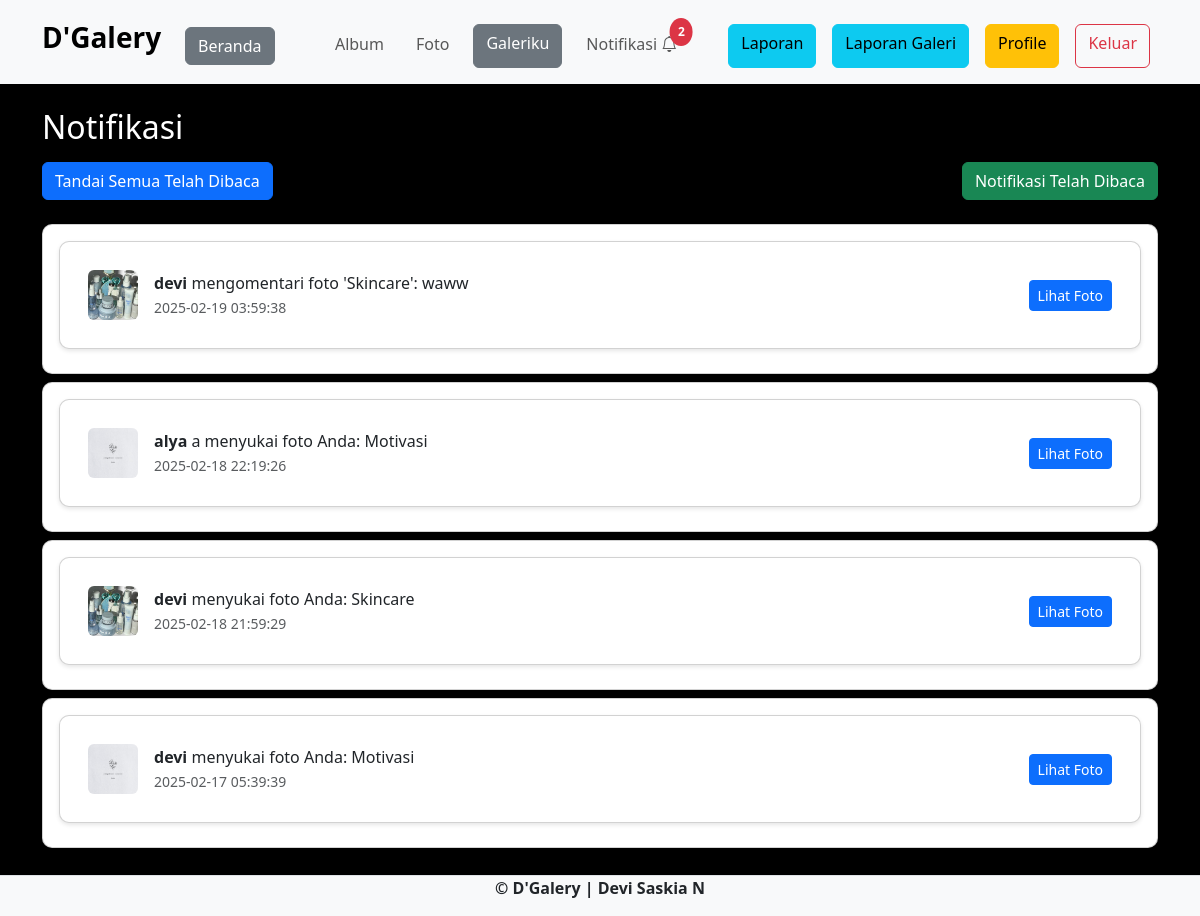
Page /akun/notifikasi_read.php (signed in) on the committed database.
### tables this page shows
CREATE TABLE `notifikasi` (
  `notif_id` int(11) NOT NULL,
  `user_id` int(11) DEFAULT NULL,
  `message` text DEFAULT NULL,
  `foto_id` int(11) NOT NULL,
  `send_id` int(11) NOT NULL,
  `status` enum('unread','read') DEFAULT 'unread',
  `tanggal` timestamp NOT NULL DEFAULT current_timestamp()
);

CREATE TABLE `foto` (
  `foto_id` int(11) NOT NULL,
  `judul_foto` varchar(255) NOT NULL,
  `deskripsi_foto` text NOT NULL,
  `tanggal_unggah` date NOT NULL,
  `lokasi_file` varchar(255) NOT NULL,
  `album_id` int(11) NOT NULL,
  `user_id` int(11) NOT NULL
);

CREATE TABLE `users` (
  `user_id` int(11) NOT NULL,
  `username` varchar(255) NOT NULL,
  `password` varchar(255) NOT NULL,
  `email` varchar(255) NOT NULL,
  `nama_lengkap` varchar(255) NOT NULL,
  `alamat` text NOT NULL,
  `foto` varchar(255) DEFAULT NULL,
  `role_id` int(11) NOT NULL,
  `verifikasi` int(11) NOT NULL
);

### akun/notifikasi_read.php (the view, shortened to what this page needs)
<?php
include '../c/koneksi.php';
$user_id = $_SESSION['user_id'];
    $notif_query = mysqli_query($koneksi, "SELECT n.*, f.lokasi_file, f.judul_foto, u.username
                                            FROM notifikasi n
                                            JOIN foto f ON n.foto_id = f.foto_id
                                            JOIN users u ON n.send_id = u.user_id
                                            WHERE n.user_id = '$user_id'
                                            AND n.status = 'read'
                                            ORDER BY n.tanggal DESC");
$notif_count_query = mysqli_query($koneksi, "SELECT COUNT(*) as unread_count FROM notifikasi WHERE user_id = '$user_id' AND status = 'unread'");
$notif_count_result = mysqli_fetch_assoc($notif_count_query);
$unread_count = $notif_count_result['unread_count'];
?>
<!DOCTYPE html>
<html lang="en">
<head>
    <link rel="stylesheet" href="../assets/css/bootstrap.min.css">
    <link href="https://cdn.jsdelivr.net/npm/bootstrap-icons/font/bootstrap-icons.css" rel="stylesheet">
    <link rel="stylesheet" href="https://cdnjs.cloudflare.com/ajax/libs/font-awesome/6.7.2/css/all.min.css" />
</head>
<body class="bg-black">
    <nav class="navbar navbar-expand-lg bg-body-tertiary">
        <div class="container">
            <a class="navbar-brand" href="index.php">
                <h3><strong>D'Galery</strong></h3>
            </a>
            <div class="collapse navbar-collapse mt-2" id="navbarNavAltMarkup">
                <div class="navbar-nav me-auto">
                    <a href="index.php" class="btn btn-secondary m-2">Beranda</a>
                </div>
                <div class="navbar-nav ms-auto">
                    <a href="album.php" class="nav-link m-2">Album</a>
                    <a href="foto.php" class="nav-link m-2">Foto</a>
                    <a href="galeri.php" class="btn btn-secondary m-2">Galeriku</a>
                    <a href="notifikasi.php" class="nav-link m-2 position-relative">
                        Notifikasi <i class="bi bi-bell"></i>
                        <?php if ($unread_count > 0) { ?>
                            <span class="top-0 start-100 translate-middle badge rounded-circle bg-danger  w-auto h-auto">
                                <?php echo $unread_count; ?>
                            </span>
                        <?php } ?>
                    </a>
                    <a href="laporan.php" class="btn btn-info m-2">Laporan</a>
                    <a href="data_laporan.php" class="btn btn-info m-2">Laporan Galeri</a>
                    <a href="profile.php" class="btn btn-warning m-2">Profile</a>
                    <a href="../c/aksi_logout.php" class="btn btn-outline-danger m-2">Keluar</a>
                </div>
            </div>
        </div>
    </nav>
    <div class="container mt-4">
        <h2 class="mb-3 text-white">Notifikasi</h2>
        <div class="row mb-2">
            <div class="col-6">
                <div class="d-flex justify-content-start">
                    <a href="notifikasi.php" class="btn btn-primary mb-3"  data-toggle='tooltip' title='Bersihkan Notifikasi'> Tandai Semua Telah Dibaca</a>
                </div>
            </div>
            <div class="col-6">
                <div class="d-flex justify-content-end">
                    <a href="notifikasi_read.php" class="btn btn-success mb-3 ms-3"  data-toggle='tooltip' title='Lihat Notifikasi'>
                    Notifikasi Telah Dibaca
                    </a>
                </div>
            </div>
        </div>
        <?php if (mysqli_num_rows($notif_query) > 0) { ?>
            <div class="list-group">
                <?php while ($notif = mysqli_fetch_array($notif_query)) { ?>
                    <div class="card notification-card mb-2 <?php echo ($notif['status'] == 'unread') ? 'bg-light' : ''; ?>">
                        <div class="card notification-card mb-2 <?php echo ($notif['status'] == 'unread') ? 'bg-light' : ''; ?>">
                            <div class="card-body d-flex align-items-center">
                                <img src='../assets/img/<?php echo $notif['lokasi_file']; ?>' class='rounded me-3' width='50' height='50'>
                                <div>
                                    <strong><?php echo $notif['username']; ?></strong> <?php echo str_replace($notif['username'], '', $notif['message']); ?>
                                    <br><small class='text-muted'><?php echo $notif['tanggal']; ?></small>
                                </div>
                                <a href='foto_detail.php?foto_id=<?php echo $notif['foto_id']; ?>' class='btn btn-sm btn-primary ms-auto'>Lihat Foto</a>
                            </div>
                        </div>
                    </div>
                <?php } ?>
            </div>
        <?php } else { ?>
            <div class='alert alert-warning text-center'>Tidak ada notifikasi baru.</div>
        <?php } ?>
    </div>
    <footer class="bg-light d-flex justify-content-center border-top mt-3 br-light fixed-bottom">
        <p><strong>&copy; D'Galery | Devi Saskia N</strong></p>
    </footer>
</body>
</html>

### akun/notifikasi_read.php (style rules this page uses)
body { background-color: #f8f9fa; margin-bottom : 60px; }
.notification-card { border-radius: 10px; transition: 0.3s; background-color: #fff; padding: 1rem; box-shadow: 0 2px 4px rgba(0, 0, 0, 0.1); }
.position-relative { position: relative; }
.translate-middle { transform: translate(-50%, -50%); }
.badge { font-size: 0.75rem; padding: 0.5rem; }
.bg-danger { background-color: #dc3545; }
.card-body { padding: 0.75rem; }

### rows in the picture
notifikasi: foto.lokasi_file (picture), users.username "devi", message.username "mengomentari foto 'Skincare': waww", tanggal "2025-02-19 03:59:38"
notifikasi: foto.lokasi_file (picture), users.username "alya", message "a menyukai foto Anda: Motivasi", tanggal "2025-02-18 22:19:26"
notifikasi: foto.lokasi_file (picture), users.username "devi", message.username "menyukai foto Anda: Skincare", tanggal "2025-02-18 21:59:29"
notifikasi: foto.lokasi_file (picture), users.username "devi", message.username "menyukai foto Anda: Motivasi", tanggal "2025-02-17 05:39:39"

### other values in the picture
$unread_count "2"
